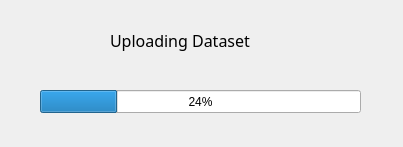
<?xml version="1.0" encoding="UTF-8"?>
<ui version="4.0">
 <class>UploadDlg</class>
 <widget class="QDialog" name="UploadDlg">
  <property name="geometry">
   <rect>
    <x>0</x>
    <y>0</y>
    <width>403</width>
    <height>147</height>
   </rect>
  </property>
  <property name="windowTitle">
   <string>Uploading...</string>
  </property>
  <widget class="QLabel" name="label">
   <property name="geometry">
    <rect>
     <x>110</x>
     <y>20</y>
     <width>181</width>
     <height>41</height>
    </rect>
   </property>
   <property name="font">
    <font>
     <family>Myanmar Text</family>
     <pointsize>12</pointsize>
    </font>
   </property>
   <property name="text">
    <string>Uploading Dataset</string>
   </property>
  </widget>
  <widget class="QProgressBar" name="progressBar">
   <property name="geometry">
    <rect>
     <x>40</x>
     <y>90</y>
     <width>321</width>
     <height>23</height>
    </rect>
   </property>
   <property name="value">
    <number>24</number>
   </property>
  </widget>
 </widget>
 <resources/>
 <connections/>
</ui>
